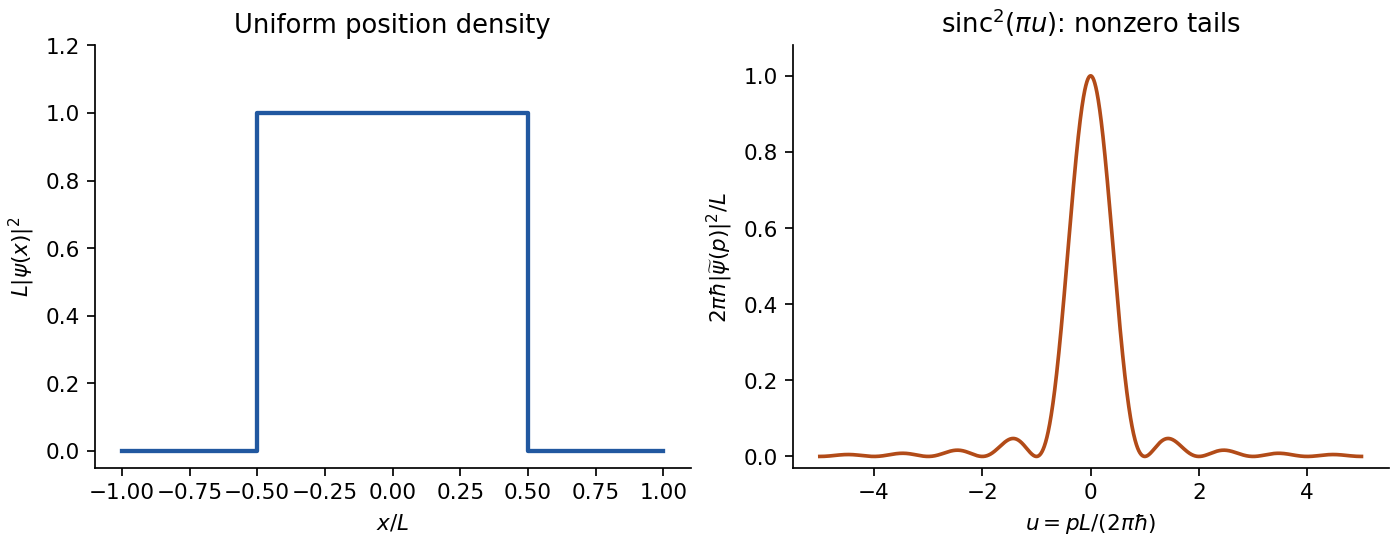

Python code for this plot:
"""Original normalized top-hat and sinc-squared densities; Python 3.14."""
import numpy as np
import matplotlib.pyplot as plt
fig,axes=plt.subplots(1,2,figsize=(9,3.5),layout='constrained')
axes[0].plot([-1,-.5,-.5,.5,.5,1],[0,0,1,1,0,0],color='#2158a0',lw=2)
axes[0].set(xlabel=r'$x/L$',ylabel=r'$L|\psi(x)|^2$',title='Uniform position density',ylim=(-.05,1.2))
u=np.linspace(-5,5,2501);density=np.sinc(u)**2
axes[1].plot(u,density,color='#b24b18',lw=1.7)
axes[1].set(xlabel=r'$u=pL/(2\pi\hbar)$',ylabel=r'$2\pi\hbar|\widetilde\psi(p)|^2/L$',title=r'$\mathrm{sinc}^2(\pi u)$: nonzero tails',ylim=(-.03,1.08))
for ax in axes:ax.spines[['top','right']].set_visible(False)
fig.savefig('paper-1-top-hat.png',dpi=155,facecolor='white')
